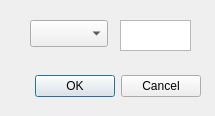
<?xml version="1.0" encoding="UTF-8"?>
<ui version="4.0">
 <class>Dialog</class>
 <widget class="QDialog" name="Dialog">
  <property name="geometry">
   <rect>
    <x>0</x>
    <y>0</y>
    <width>215</width>
    <height>116</height>
   </rect>
  </property>
  <property name="windowTitle">
   <string>Dialog</string>
  </property>
  <widget class="QTextEdit" name="textEdit_2">
   <property name="geometry">
    <rect>
     <x>120</x>
     <y>20</y>
     <width>71</width>
     <height>31</height>
    </rect>
   </property>
  </widget>
  <widget class="QDialogButtonBox" name="buttonBox_2">
   <property name="geometry">
    <rect>
     <x>20</x>
     <y>70</y>
     <width>181</width>
     <height>32</height>
    </rect>
   </property>
   <property name="orientation">
    <enum>Qt::Horizontal</enum>
   </property>
   <property name="standardButtons">
    <set>QDialogButtonBox::Cancel|QDialogButtonBox::Ok</set>
   </property>
  </widget>
  <widget class="QComboBox" name="comboBox">
   <property name="geometry">
    <rect>
     <x>30</x>
     <y>20</y>
     <width>78</width>
     <height>27</height>
    </rect>
   </property>
  </widget>
 </widget>
 <resources/>
 <connections/>
</ui>
